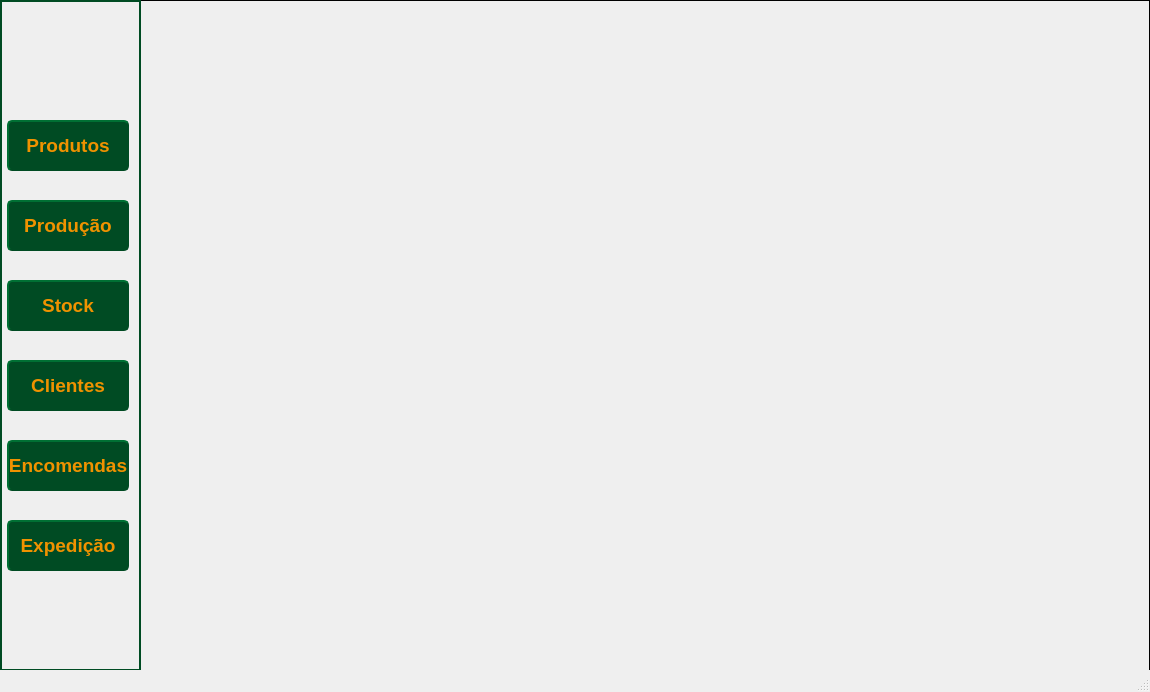
<?xml version="1.0" encoding="UTF-8"?>
<ui version="4.0">
 <class>MainWindow</class>
 <widget class="QMainWindow" name="MainWindow">
  <property name="windowModality">
   <enum>Qt::ApplicationModal</enum>
  </property>
  <property name="geometry">
   <rect>
    <x>0</x>
    <y>0</y>
    <width>1150</width>
    <height>692</height>
   </rect>
  </property>
  <property name="minimumSize">
   <size>
    <width>1150</width>
    <height>692</height>
   </size>
  </property>
  <property name="maximumSize">
   <size>
    <width>1150</width>
    <height>692</height>
   </size>
  </property>
  <property name="windowTitle">
   <string>GlowGlass</string>
  </property>
  <property name="windowIcon">
   <iconset resource="imagens.qrc">
    <normaloff>:/img/img/glowglass.png</normaloff>:/img/img/glowglass.png</iconset>
  </property>
  <property name="toolButtonStyle">
   <enum>Qt::ToolButtonIconOnly</enum>
  </property>
  <widget class="QWidget" name="centralwidget">
   <widget class="QLabel" name="label_imagemFundo">
    <property name="enabled">
     <bool>true</bool>
    </property>
    <property name="geometry">
     <rect>
      <x>0</x>
      <y>0</y>
      <width>1150</width>
      <height>692</height>
     </rect>
    </property>
    <property name="minimumSize">
     <size>
      <width>1150</width>
      <height>692</height>
     </size>
    </property>
    <property name="maximumSize">
     <size>
      <width>1150</width>
      <height>692</height>
     </size>
    </property>
    <property name="frameShape">
     <enum>QFrame::Box</enum>
    </property>
    <property name="frameShadow">
     <enum>QFrame::Plain</enum>
    </property>
    <property name="lineWidth">
     <number>1</number>
    </property>
    <property name="text">
     <string/>
    </property>
    <property name="scaledContents">
     <bool>true</bool>
    </property>
   </widget>
   <widget class="QWidget" name="barraEsquerda" native="true">
    <property name="geometry">
     <rect>
      <x>0</x>
      <y>0</y>
      <width>141</width>
      <height>671</height>
     </rect>
    </property>
    <property name="styleSheet">
     <string notr="true">QWidget { border: 2px solid #004b23; }</string>
    </property>
    <widget class="QPushButton" name="btnProdutos">
     <property name="geometry">
      <rect>
       <x>7</x>
       <y>120</y>
       <width>122</width>
       <height>51</height>
      </rect>
     </property>
     <property name="font">
      <font>
       <pointsize>14</pointsize>
       <bold>true</bold>
      </font>
     </property>
     <property name="cursor">
      <cursorShape>PointingHandCursor</cursorShape>
     </property>
     <property name="styleSheet">
      <string notr="true">QPushButton 
{
	background-color: #004b23;
	color: #F09200;
	border: 1.5px solid #004b23;
	border-style: outset;
	border-radius: 5px;
}</string>
     </property>
     <property name="text">
      <string>Produtos</string>
     </property>
    </widget>
    <widget class="QPushButton" name="btnProducao">
     <property name="geometry">
      <rect>
       <x>7</x>
       <y>200</y>
       <width>122</width>
       <height>51</height>
      </rect>
     </property>
     <property name="font">
      <font>
       <pointsize>14</pointsize>
       <bold>true</bold>
      </font>
     </property>
     <property name="cursor">
      <cursorShape>PointingHandCursor</cursorShape>
     </property>
     <property name="styleSheet">
      <string notr="true">QPushButton 
{
	background-color: #004b23;
	color: #F09200;
	border: 1.5px solid #004b23;
	border-style: outset;
	border-radius: 5px;
}</string>
     </property>
     <property name="text">
      <string>Produção</string>
     </property>
    </widget>
    <widget class="QPushButton" name="btnStock">
     <property name="geometry">
      <rect>
       <x>7</x>
       <y>280</y>
       <width>122</width>
       <height>51</height>
      </rect>
     </property>
     <property name="font">
      <font>
       <pointsize>14</pointsize>
       <bold>true</bold>
      </font>
     </property>
     <property name="cursor">
      <cursorShape>PointingHandCursor</cursorShape>
     </property>
     <property name="styleSheet">
      <string notr="true">QPushButton 
{
	background-color: #004b23;
	color: #F09200;
	border: 1.5px solid #004b23;
	border-style: outset;
	border-radius: 5px;
}</string>
     </property>
     <property name="text">
      <string>Stock</string>
     </property>
    </widget>
    <widget class="QPushButton" name="btnClientes">
     <property name="geometry">
      <rect>
       <x>7</x>
       <y>360</y>
       <width>122</width>
       <height>51</height>
      </rect>
     </property>
     <property name="font">
      <font>
       <pointsize>14</pointsize>
       <bold>true</bold>
      </font>
     </property>
     <property name="cursor">
      <cursorShape>PointingHandCursor</cursorShape>
     </property>
     <property name="styleSheet">
      <string notr="true">QPushButton 
{
	background-color: #004b23;
	color: #F09200;
	border: 1.5px solid #004b23;
	border-style: outset;
	border-radius: 5px;
}</string>
     </property>
     <property name="text">
      <string>Clientes</string>
     </property>
    </widget>
    <widget class="QPushButton" name="btnEncomendas">
     <property name="geometry">
      <rect>
       <x>7</x>
       <y>440</y>
       <width>122</width>
       <height>51</height>
      </rect>
     </property>
     <property name="font">
      <font>
       <pointsize>14</pointsize>
       <bold>true</bold>
      </font>
     </property>
     <property name="cursor">
      <cursorShape>PointingHandCursor</cursorShape>
     </property>
     <property name="styleSheet">
      <string notr="true">QPushButton 
{
	background-color: #004b23;
	color: #F09200;
	border: 1.5px solid #004b23;
	border-style: outset;
	border-radius: 5px;
}</string>
     </property>
     <property name="text">
      <string>Encomendas</string>
     </property>
    </widget>
    <widget class="QPushButton" name="btnExpedicao">
     <property name="geometry">
      <rect>
       <x>7</x>
       <y>520</y>
       <width>122</width>
       <height>51</height>
      </rect>
     </property>
     <property name="font">
      <font>
       <pointsize>14</pointsize>
       <bold>true</bold>
      </font>
     </property>
     <property name="cursor">
      <cursorShape>PointingHandCursor</cursorShape>
     </property>
     <property name="styleSheet">
      <string notr="true">QPushButton 
{
	background-color: #004b23;
	color: #F09200;
	border: 1.5px solid #004b23;
	border-style: outset;
	border-radius: 5px;
}</string>
     </property>
     <property name="text">
      <string>Expedição</string>
     </property>
    </widget>
   </widget>
   <widget class="QStackedWidget" name="stackedWidget">
    <property name="geometry">
     <rect>
      <x>141</x>
      <y>0</y>
      <width>1010</width>
      <height>671</height>
     </rect>
    </property>
    <property name="font">
     <font>
      <family>Segoe UI</family>
     </font>
    </property>
    <widget class="QWidget" name="page">
     <property name="styleSheet">
      <string notr="true"/>
     </property>
     <widget class="QLabel" name="label_2">
      <property name="geometry">
       <rect>
        <x>355</x>
        <y>270</y>
        <width>301</width>
        <height>131</height>
       </rect>
      </property>
      <property name="text">
       <string/>
      </property>
      <property name="pixmap">
       <pixmap resource="imagens.qrc">:/img/img/glowglass2.png</pixmap>
      </property>
      <property name="scaledContents">
       <bool>true</bool>
      </property>
      <property name="alignment">
       <set>Qt::AlignCenter</set>
      </property>
      <property name="wordWrap">
       <bool>true</bool>
      </property>
     </widget>
    </widget>
   </widget>
  </widget>
  <widget class="QStatusBar" name="statusbar"/>
 </widget>
 <resources>
  <include location="imagens.qrc"/>
 </resources>
 <connections/>
</ui>
